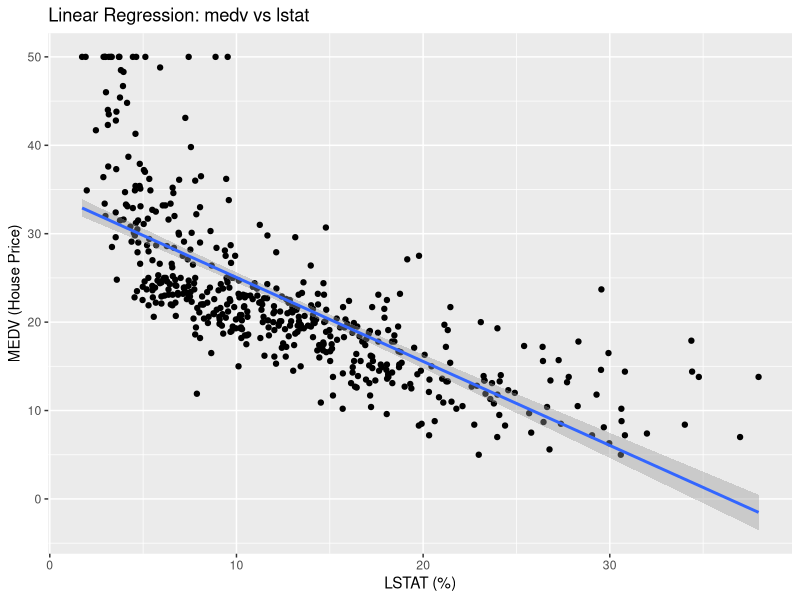

This figure's R source:
library (MASS)
library(ggplot2)
data("Boston")
model <- lm(medv ~ lstat, data = Boston)
summary (model)
ggplot (Boston, aes(lstat, medv)) + 
  geom_point() +
  geom_smooth(method = "lm") +
  labs(
    title = "Linear Regression: medv vs lstat",
    x = "LSTAT (%)",
    y= "MEDV (House Price)"
  )
